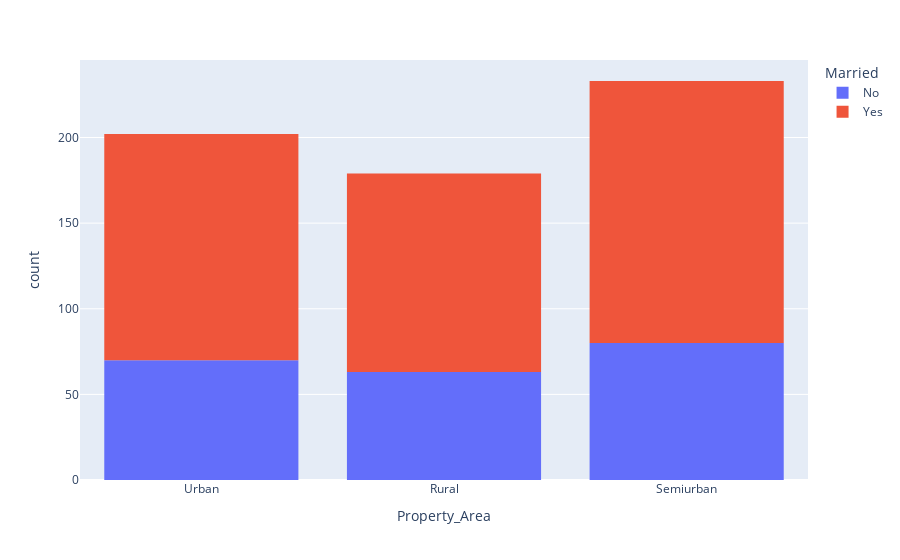

Notebook code for this chart:
### Code cell
px.histogram(df,x='Property_Area', color='Married')

### Figure 1 — Plotly figure (JSON) as saved in the notebook; plotly's stock layout.template omitted (floating-point values rounded to 4 significant figures; data arrays with more than 128 entries replaced by an {"elided": "..."} marker saying what was removed)
{"data": [{"alignmentgroup": "True", "bingroup": "x", "hovertemplate": "Married=No<br>Property_Area=%{x}<br>count=%{y}<extra></extra>", "legendgroup": "No", "marker": {"color": "#636efa"}, "name": "No", "offsetgroup": "No", "orientation": "v", "showlegend": true, "type": "histogram", "x": {"elided": "213 str values"}, "xaxis": "x", "yaxis": "y"}, {"alignmentgroup": "True", "bingroup": "x", "hovertemplate": "Married=Yes<br>Property_Area=%{x}<br>count=%{y}<extra></extra>", "legendgroup": "Yes", "marker": {"color": "#EF553B"}, "name": "Yes", "offsetgroup": "Yes", "orientation": "v", "showlegend": true, "type": "histogram", "x": {"elided": "401 str values"}, "xaxis": "x", "yaxis": "y"}], "layout": {"barmode": "relative", "legend": {"title": {"text": "Married"}, "tracegroupgap": 0}, "margin": {"t": 60}, "xaxis": {"anchor": "y", "domain": [0, 1], "title": {"text": "Property_Area"}}, "yaxis": {"anchor": "x", "domain": [0, 1], "title": {"text": "count"}}}}
